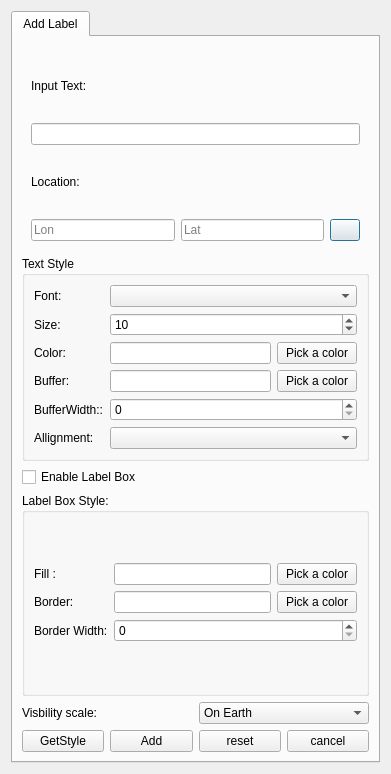
<?xml version="1.0" encoding="UTF-8"?>
<ui version="4.0">
 <class>LabelingDialog</class>
 <widget class="QDialog" name="LabelingDialog">
  <property name="geometry">
   <rect>
    <x>0</x>
    <y>0</y>
    <width>391</width>
    <height>774</height>
   </rect>
  </property>
  <property name="sizePolicy">
   <sizepolicy hsizetype="Preferred" vsizetype="Preferred">
    <horstretch>0</horstretch>
    <verstretch>0</verstretch>
   </sizepolicy>
  </property>
  <property name="windowTitle">
   <string>Form</string>
  </property>
  <layout class="QVBoxLayout" name="verticalLayout_14">
   <item>
    <widget class="QTabWidget" name="tabWidget">
     <property name="currentIndex">
      <number>0</number>
     </property>
     <widget class="QWidget" name="tab_AddLabel">
      <attribute name="title">
       <string>Add Label</string>
      </attribute>
      <layout class="QVBoxLayout" name="verticalLayout_3">
       <item>
        <widget class="QWidget" name="widget" native="true">
         <layout class="QVBoxLayout" name="verticalLayout_2">
          <item>
           <layout class="QVBoxLayout" name="verticalLayout">
            <item>
             <layout class="QVBoxLayout" name="verticalLayout_11">
              <item>
               <widget class="QLabel" name="label">
                <property name="text">
                 <string>Input Text:</string>
                </property>
               </widget>
              </item>
              <item>
               <widget class="QLineEdit" name="le_InputText"/>
              </item>
             </layout>
            </item>
            <item>
             <layout class="QVBoxLayout" name="verticalLayout_13">
              <item>
               <widget class="QLabel" name="label_3">
                <property name="text">
                 <string>Location:</string>
                </property>
               </widget>
              </item>
              <item>
               <layout class="QHBoxLayout" name="horizontalLayout_7">
                <item>
                 <widget class="QLineEdit" name="le_Lon">
                  <property name="placeholderText">
                   <string>Lon</string>
                  </property>
                 </widget>
                </item>
                <item>
                 <widget class="QLineEdit" name="le_Lat">
                  <property name="placeholderText">
                   <string>Lat</string>
                  </property>
                 </widget>
                </item>
                <item>
                 <widget class="QPushButton" name="pb_LocationPicker">
                  <property name="maximumSize">
                   <size>
                    <width>30</width>
                    <height>16777215</height>
                   </size>
                  </property>
                  <property name="text">
                   <string/>
                  </property>
                  <property name="icon">
                   <iconset resource="../Resources.qrc">
                    <normaloff>:/new/prefix1/icons/drawTools/LocationMarker.png</normaloff>:/new/prefix1/icons/drawTools/LocationMarker.png</iconset>
                  </property>
                 </widget>
                </item>
               </layout>
              </item>
             </layout>
            </item>
           </layout>
          </item>
         </layout>
        </widget>
       </item>
       <item>
        <widget class="QGroupBox" name="GB_TextStyle_2">
         <property name="title">
          <string>Text Style</string>
         </property>
         <layout class="QVBoxLayout" name="verticalLayout_10">
          <item>
           <layout class="QGridLayout" name="gridLayout_6">
            <item row="2" column="0">
             <widget class="QLabel" name="lblBuffer_3">
              <property name="text">
               <string>Color:</string>
              </property>
             </widget>
            </item>
            <item row="1" column="1">
             <widget class="QSpinBox" name="sb_fontSize">
              <property name="minimum">
               <number>6</number>
              </property>
              <property name="maximum">
               <number>36</number>
              </property>
              <property name="value">
               <number>10</number>
              </property>
             </widget>
            </item>
            <item row="3" column="0">
             <widget class="QLabel" name="lblBuffer_2">
              <property name="text">
               <string>Buffer:</string>
              </property>
             </widget>
            </item>
            <item row="0" column="1">
             <widget class="QComboBox" name="cb_Font"/>
            </item>
            <item row="2" column="1">
             <layout class="QHBoxLayout" name="horizontalLayout_3">
              <item>
               <widget class="QLineEdit" name="le_fillColor"/>
              </item>
              <item>
               <widget class="QPushButton" name="pb_fillColor">
                <property name="text">
                 <string>Pick a color</string>
                </property>
               </widget>
              </item>
             </layout>
            </item>
            <item row="5" column="0">
             <widget class="QLabel" name="lblBuffer_4">
              <property name="text">
               <string>Allignment:</string>
              </property>
             </widget>
            </item>
            <item row="0" column="0">
             <widget class="QLabel" name="lblFont_2">
              <property name="text">
               <string>Font:</string>
              </property>
             </widget>
            </item>
            <item row="3" column="1">
             <layout class="QHBoxLayout" name="horizontalLayout">
              <item>
               <widget class="QLineEdit" name="le_haloColor"/>
              </item>
              <item>
               <widget class="QPushButton" name="pb_haloColor">
                <property name="text">
                 <string>Pick a color</string>
                </property>
               </widget>
              </item>
             </layout>
            </item>
            <item row="1" column="0">
             <widget class="QLabel" name="lblSize_2">
              <property name="text">
               <string>Size:</string>
              </property>
             </widget>
            </item>
            <item row="5" column="1">
             <widget class="QComboBox" name="cb_textAlignment"/>
            </item>
            <item row="4" column="0">
             <widget class="QLabel" name="label_4">
              <property name="text">
               <string>BufferWidth::</string>
              </property>
             </widget>
            </item>
            <item row="4" column="1">
             <widget class="QSpinBox" name="sp_haloWidth"/>
            </item>
           </layout>
          </item>
         </layout>
        </widget>
       </item>
       <item>
        <widget class="QCheckBox" name="cb_enableLabelBox">
         <property name="text">
          <string>Enable Label Box</string>
         </property>
        </widget>
       </item>
       <item>
        <widget class="QGroupBox" name="GB_LabelBox">
         <property name="title">
          <string>Label Box Style:</string>
         </property>
         <layout class="QVBoxLayout" name="verticalLayout_12">
          <item>
           <layout class="QGridLayout" name="gridLayout_7">
            <item row="0" column="1">
             <layout class="QHBoxLayout" name="horizontalLayout_4">
              <item>
               <widget class="QLineEdit" name="le_LabelBoxFillColor"/>
              </item>
              <item>
               <widget class="QPushButton" name="pb_LabelBoxFillColor">
                <property name="text">
                 <string>Pick a color</string>
                </property>
               </widget>
              </item>
             </layout>
            </item>
            <item row="1" column="0">
             <widget class="QLabel" name="lblBuffer_6">
              <property name="text">
               <string>Border:</string>
              </property>
             </widget>
            </item>
            <item row="1" column="1">
             <layout class="QHBoxLayout" name="horizontalLayout_5">
              <item>
               <widget class="QLineEdit" name="le_LabelBoxBorderColor"/>
              </item>
              <item>
               <widget class="QPushButton" name="pb_LabelBoxFillColor_2">
                <property name="text">
                 <string>Pick a color</string>
                </property>
               </widget>
              </item>
             </layout>
            </item>
            <item row="0" column="0">
             <widget class="QLabel" name="lblBuffer_5">
              <property name="text">
               <string>Fill :</string>
              </property>
             </widget>
            </item>
            <item row="2" column="0">
             <widget class="QLabel" name="lblBuffer_7">
              <property name="text">
               <string>Border Width:</string>
              </property>
             </widget>
            </item>
            <item row="2" column="1">
             <widget class="QSpinBox" name="sb_LabelBoxBorderWidth"/>
            </item>
           </layout>
          </item>
         </layout>
        </widget>
       </item>
       <item>
        <layout class="QHBoxLayout" name="horizontalLayout_6">
         <item>
          <widget class="QLabel" name="label_2">
           <property name="text">
            <string>Visbility scale:</string>
           </property>
          </widget>
         </item>
         <item>
          <widget class="QComboBox" name="cb_VisibilityScale">
           <item>
            <property name="text">
             <string>On Earth</string>
            </property>
           </item>
           <item>
            <property name="text">
             <string>On Zoom</string>
            </property>
           </item>
           <item>
            <property name="text">
             <string/>
            </property>
           </item>
          </widget>
         </item>
        </layout>
       </item>
       <item>
        <layout class="QHBoxLayout" name="horizontalLayout_8">
         <item>
          <widget class="QPushButton" name="pb_GetStyle">
           <property name="text">
            <string>GetStyle</string>
           </property>
          </widget>
         </item>
         <item>
          <widget class="QPushButton" name="pb_AddText">
           <property name="text">
            <string>Add</string>
           </property>
          </widget>
         </item>
         <item>
          <widget class="QPushButton" name="pb_reset">
           <property name="text">
            <string>reset</string>
           </property>
          </widget>
         </item>
         <item>
          <widget class="QPushButton" name="pb_cancel">
           <property name="text">
            <string>cancel</string>
           </property>
          </widget>
         </item>
        </layout>
       </item>
      </layout>
     </widget>
    </widget>
   </item>
  </layout>
 </widget>
 <resources>
  <include location="../Resources.qrc"/>
 </resources>
 <connections/>
</ui>
